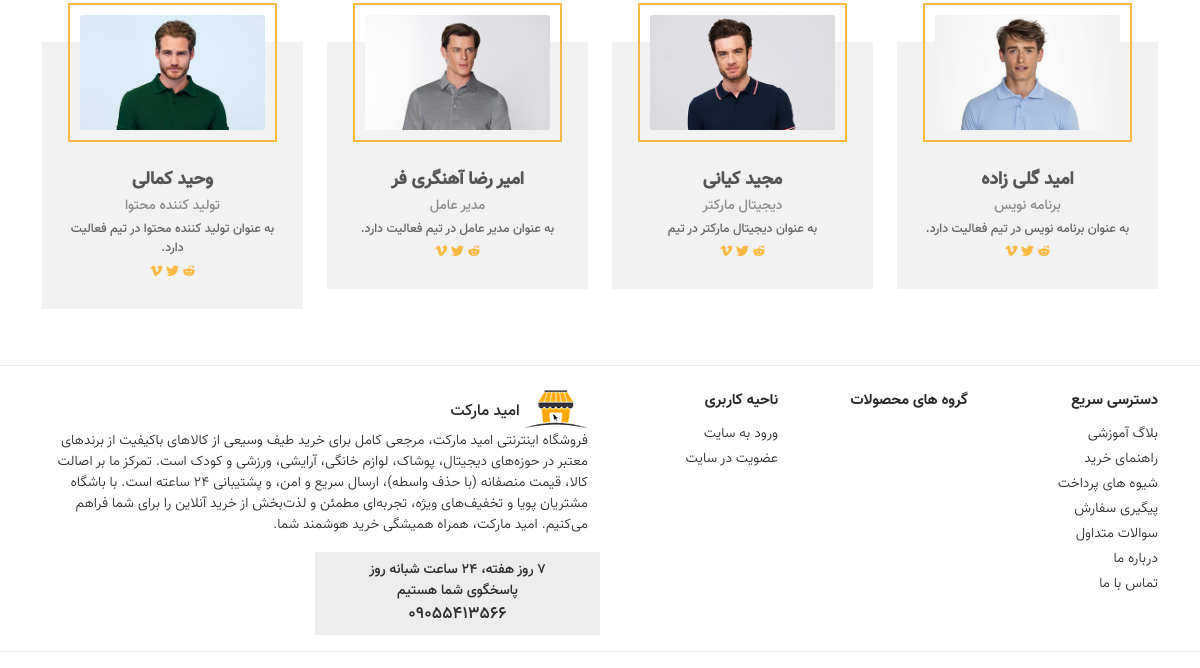
Before: /about (lower part) with the older database file.
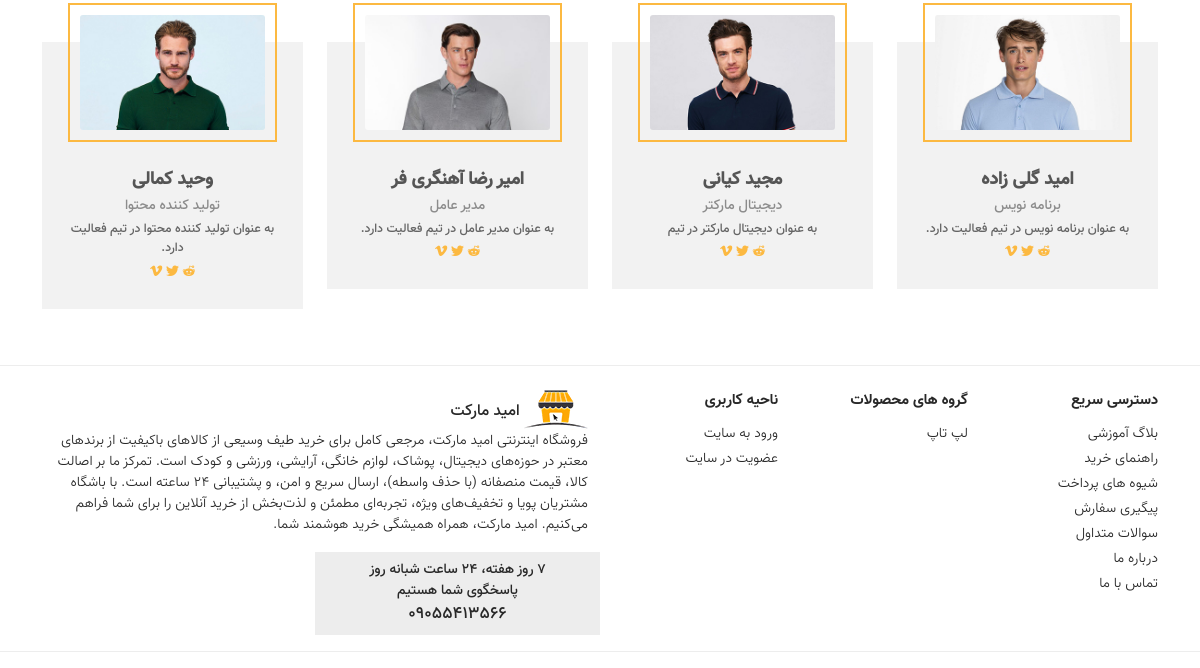
After: the same page with the newer database file.
### home/models.py (models this page shows, shortened)
class Team(models.Model):
    full_name = models.CharField(max_length=30, verbose_name='نام کامل')
    expertise = models.CharField(max_length=30, verbose_name='تخصص')
    position = models.CharField(max_length=50, verbose_name='مقام')
    image = models.ImageField(upload_to='images/teams', null=True, blank=True, verbose_name='تصویر')
    class Meta:
        verbose_name = 'نیم'
        verbose_name_plural = 'تیم ها'

class BannerLink(models.Model):
    title = models.CharField(max_length=255, blank=True, null=True, verbose_name='موضوغ')
    image = models.ImageField(upload_to='images/banners', null=True, blank=True, verbose_name='بنر')
    url = models.CharField(max_length=500, blank=True, null=True, verbose_name='آدرس')
    main_banner = models.BooleanField(default=False, blank=True, null=True, verbose_name='بتر اصلی')
    second_banner = models.BooleanField(default=False, blank=True, null=True, verbose_name='بنر فرعی')
    second_url = models.BooleanField(default=False, blank=True, null=True, verbose_name='آدرس فرعی')
    order = models.PositiveSmallIntegerField(default=0, blank=True, null=True, verbose_name='ترتیب')
    created_at = jmodels.jDateTimeField(auto_now_add=True, verbose_name='تاریج ایجاد')
    class Meta:
        ordering = ('created_at',)
        verbose_name = 'بنر و لینک نخست'
        verbose_name_plural = '	بنرها و لینک‌های نخست'

### home/views.py (the view)
# urls.py: path('about', views.About.as_view(), name='about'),
class About(TemplateView):
    template_name = 'home/about.html'
    def get_context_data(self, **kwargs):
        context = super().get_context_data(**kwargs)
        context['object_list'] = Team.objects.all()
        context['about'] = About_the_store.objects.first()
        return context

### context_processors/context_processors.py (called while the page is built)
def show_about_site(request):
    about = About_the_store.objects.first()
    return {'about': about}

def menu_categories(request):
    top = (Category.objects.filter(related_categories__isnull=True).prefetch_related('categories__categories'))
    return {'menu_categories': top}

def footer_links(request):
    links = BannerLink.objects.filter(second_url=True).order_by('order', 'id')
    links_about = Link.objects.all().exclude(title='')
    return {'footer_links': links, 'footer_links_about': links_about}

### home/templates/home/about.html (shortened to what this page needs)
{% extends 'base.html' %}
{% load static %}
{% block content %}
    <section class="inner-page" id="contact-page">
    <div class="container">
        <div class="row">
            <div class="col-12">
                <div class="content">
                    <div class="row pt-5">
                        {% for i in object_list %}
                            <div class="col-12 col-sm-6 col-lg-3">
                            <figure class="team-person">
                                <div class="profile-image"><img src="{{ i.image.url }}" alt="{{ i.full_name }}" /></div>
                                <figcaption>
                                    <h3>{{ i.full_name }}</h3>
                                    <h4>{{ i.expertise }}</h4>
                                    <p>{{ i.position }}</p>
                                    <div class="icons"><a href="#"><i class="ion-social-reddit"></i></a>
                                        <a href="#"> <i class="ion-social-twitter"></i></a>
                                        <a href="#"> <i class="ion-social-vimeo"></i></a>
                                    </div>
                                </figcaption>
                            </figure>
                        </div>
                        {% endfor %}
                    </div>
                </div>
            </div>
        </div>
    </div>
</section>
{% endblock %}

### templates/includes/footer.html (shortened to what this page needs)
{% load static %}
<section class="pt-4 pb-3" id="footer">
    <div class="container">
        <div class="row">
            <div class="col-6 col-sm-4 col-lg-2">
                <div class="title">دسترسی سریع</div>
                <ul>
                    <li><a href="#">بلاگ آموزشی</a></li>
                    <li><a href="{% url 'home:faq' %}">راهنمای خرید</a></li>
                    <li><a href="{% url 'home:faq' %}">شیوه های پرداخت</a></li>
                    <li><a href="{% url 'home:contact' %}">پیگیری سفارش</a></li>
                    <li><a href="{% url 'home:faq' %}">سوالات متداول</a></li>
                    <li><a href="{% url 'home:about' %}">درباره ما</a></li>
                    <li><a href="{% url 'home:contact' %}">تماس با ما</a></li>
                </ul>
            </div>
            <div class="col-6 col-sm-4 col-lg-2">
                <div class="title">گروه های محصولات</div>
                <ul>
                    {% for u in footer_links %}
                        <li><a href="{{ u.url }}">{{ u.title }}</a></li>
                    {% endfor %}
                </ul>
            </div>
            <div class="col-6 col-sm-4 col-lg-2 d-none d-sm-inline-block">
                <div class="title">ناحیه کاربری</div>
                <ul>
                    {% if not request.user.is_authenticated %}
                        <li><a href="{% url 'accounts:login' %}">ورود به سایت</a></li>
                        <li><a href="{% url 'accounts:register' %}">عضویت در سایت</a></li>
                    {% else %}
                        <li><a href="{% url 'cart:cart_detail' %}">سبد خرید</a></li>
                        <li><a href="{% url 'products:compare' %}">مقایسه محصول</a></li>
                    {% endif %}
                </ul>
            </div>
            <div class="col-12 col-md-12 col-lg-6">
                <img src="{% static 'images/logo.png' %}" alt=""> امید مارکت
                <p>{{ about.short_description }}</p>
                <div class="row">
                    <div class="col-12 col-md-6 text-center p-2" id="encode43vfbb65gtabfb">
                        <div>7 روز هفته، 24 ساعت شبانه روز</div>
                        <div>پاسخگوی شما هستیم</div>
                        <div>{{ about.phone }}</div>
                    </div>
                </div>
            </div>
        </div>
    </div>
</section>
<section class="py-2" id="copyright">
</section>

Changed rows visible on the page:
added BannerLink: title "لپ تاپ"
